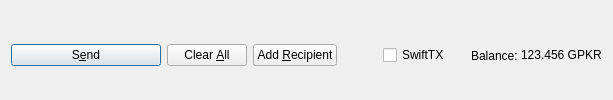
         <widget class="QFrame" name="frame_Send">
          <layout class="QHBoxLayout" name="horizontalLayout">
           <property name="bottomMargin">
            <number>0</number>
           </property>
           <item>
            <widget class="QPushButton" name="sendButton">
             <property name="minimumSize">
              <size>
               <width>150</width>
               <height>0</height>
              </size>
             </property>
             <property name="toolTip">
              <string>Confirm the send action</string>
             </property>
             <property name="text">
              <string>S&amp;end</string>
             </property>
             <property name="icon">
              <iconset resource="../gpkr.qrc">
               <normaloff>:/icons/send</normaloff>:/icons/send</iconset>
             </property>
             <property name="autoDefault">
              <bool>false</bool>
             </property>
             <property name="default">
              <bool>true</bool>
             </property>
            </widget>
           </item>
           <item>
            <widget class="QPushButton" name="clearButton">
             <property name="sizePolicy">
              <sizepolicy hsizetype="Minimum" vsizetype="Fixed">
               <horstretch>0</horstretch>
               <verstretch>0</verstretch>
              </sizepolicy>
             </property>
             <property name="toolTip">
              <string>Clear all fields of the form.</string>
             </property>
             <property name="text">
              <string>Clear &amp;All</string>
             </property>
             <property name="icon">
              <iconset resource="../gpkr.qrc">
               <normaloff>:/icons/remove</normaloff>:/icons/remove</iconset>
             </property>
             <property name="autoDefault">
              <bool>false</bool>
             </property>
            </widget>
           </item>
           <item>
            <widget class="QPushButton" name="addButton">
             <property name="toolTip">
              <string>Send to multiple recipients at once</string>
             </property>
             <property name="text">
              <string>Add &amp;Recipient</string>
             </property>
             <property name="icon">
              <iconset resource="../gpkr.qrc">
               <normaloff>:/icons/add</normaloff>:/icons/add</iconset>
             </property>
             <property name="autoDefault">
              <bool>false</bool>
             </property>
            </widget>
           </item>
           <item>
            <spacer name="horizontalSpacer">
             <property name="orientation">
              <enum>Qt::Horizontal</enum>
             </property>
             <property name="sizeHint" stdset="0">
              <size>
               <width>40</width>
               <height>20</height>
              </size>
             </property>
            </spacer>
           </item>
           <item>
            <layout class="QHBoxLayout" name="horizontalLayout_2">
             <property name="spacing">
              <number>3</number>
             </property>
             <item>
              <widget class="QCheckBox" name="checkSwiftTX">
               <property name="enabled">
                <bool>true</bool>
               </property>
               <property name="minimumSize">
                <size>
                 <width>85</width>
                 <height>0</height>
                </size>
               </property>
               <property name="text">
                <string>SwiftTX</string>
               </property>
              </widget>
             </item>
             <item>
              <widget class="QLabel" name="label">
               <property name="text">
                <string>Balance:</string>
               </property>
              </widget>
             </item>
             <item>
              <widget class="QLabel" name="labelBalance">
               <property name="sizePolicy">
                <sizepolicy hsizetype="Preferred" vsizetype="Fixed">
                 <horstretch>0</horstretch>
                 <verstretch>0</verstretch>
                </sizepolicy>
               </property>
               <property name="cursor">
                <cursorShape>IBeamCursor</cursorShape>
               </property>
               <property name="text">
                <string notr="true">123.456 GPKR</string>
               </property>
               <property name="textInteractionFlags">
                <set>Qt::LinksAccessibleByMouse|Qt::TextSelectableByKeyboard|Qt::TextSelectableByMouse</set>
               </property>
              </widget>
             </item>
            </layout>
           </item>
          </layout>
         </widget>
